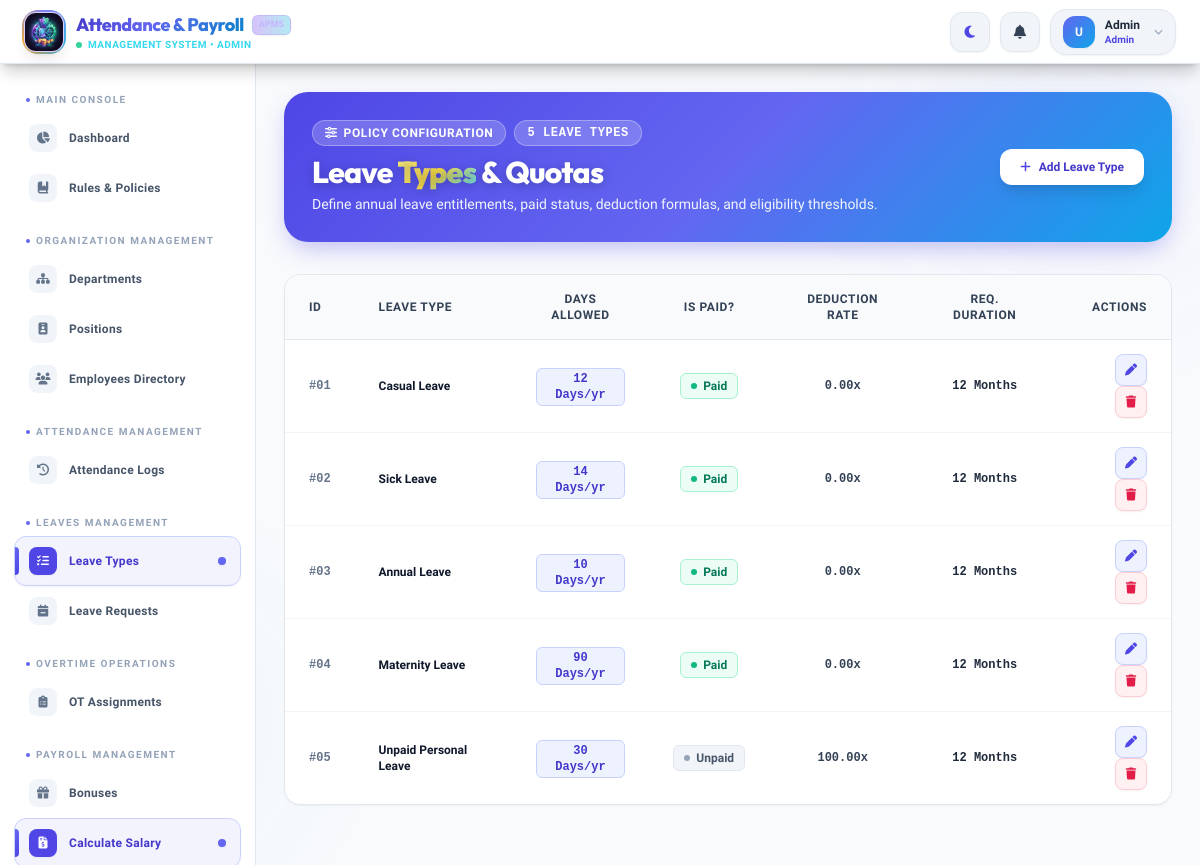
The app's page /admin/leave_types (signed in) with its own data.
### tables this page shows
CREATE TABLE `leavetypes` (
  `LeaveTypeID` int NOT NULL AUTO_INCREMENT,
  `LeaveType` varchar(100) NOT NULL,
  `DaysAllowed` int NOT NULL DEFAULT '0',
  `IsPaid` tinyint(1) NOT NULL DEFAULT '1',
  `DeductionRate` decimal(10,2) NOT NULL DEFAULT '0.00',
  `DurationMonths` int NOT NULL DEFAULT '0',
  PRIMARY KEY (`LeaveTypeID`),
  UNIQUE KEY `uq_leavetype_name` (`LeaveType`)
);

### controllers/AdminController.php (called while the page is built, shortened)
<?php
class AdminController extends Controller {
    public function leave_types() {
        $leaveTypeModel = $this->model('LeaveType');
        $leaveTypes = $leaveTypeModel->getAll();
        $this->view('layouts/main', [
            'title' => 'Leave Types',
            'content' => 'admin/leave_types',
            'leaveTypes' => $leaveTypes
        ]);
    }
}

### core/Router.php (called while the page is built, shortened)
<?php
class Router {
    protected $currentMethod = 'index';
    public function __construct() {
        $url = $this->getUrl();
        if(isset($url[0]) && file_exists(__DIR__ . '/../controllers/' . ucwords($url[0]). 'Controller.php')){
            unset($url[0]);
        }
        $this->currentController = new $this->currentController;
        if(isset($url[1])){
            if(method_exists($this->currentController, $url[1])){
                $this->currentMethod = $url[1];
                unset($url[1]);
            }
        }
        $this->params = $url ? array_values($url) : [];
        call_user_func_array([$this->currentController, $this->currentMethod], $this->params);
    }
    public function getUrl(){
        if(isset($_GET['url'])){
            $url = rtrim($_GET['url'], '/');
            $url = filter_var($url, FILTER_SANITIZE_URL);
            $url = explode('/', $url);
            return $url;
        }
        return [];
    }
}

### index.php (called while the page is built, shortened)
<?php
require_once __DIR__ . '/config/database.php';
require_once __DIR__ . '/core/Controller.php';
require_once __DIR__ . '/core/Router.php';
$router = new Router();

### models/LeaveType.php (called while the page is built, shortened)
<?php
require_once __DIR__ . '/../config/database.php';
class LeaveType {
    private $conn;
    private $table = 'LeaveTypes';
    public function __construct() {
        $database = new Database();
        $this->conn = $database->getConnection();
    }
    public function getAll() {
        $query = "SELECT * FROM " . $this->table;
        $stmt = $this->conn->prepare($query);
        $stmt->execute();
        return $stmt->fetchAll(PDO::FETCH_ASSOC);
    }
}

### config/database.php (called while the page is built, shortened)
<?php
class Database {
    private $host = "localhost";
    private $db_name = "payrolldb";
    private $username = "root";
    private $password = "";
    public function getConnection() {
        $this->conn = null;
        try {
            $this->conn = new PDO("mysql:host=" . $this->host . ";dbname=" . $this->db_name, $this->username, $this->password);
            $this->conn->exec("set names utf8");
            $this->conn->setAttribute(PDO::ATTR_ERRMODE, PDO::ERRMODE_EXCEPTION);
            $this->conn->setAttribute(PDO::ATTR_DEFAULT_FETCH_MODE, PDO::FETCH_ASSOC);
        } catch(PDOException $exception) {
            echo "Database Connection Error: " . $exception->getMessage();
        }
        return $this->conn;
    }
}

### views/admin/leave_types.php (the view, shortened to what this page needs)
<div class="relative overflow-hidden rounded-3xl bg-gradient-to-r from-indigo-600 via-violet-600 to-cyan-600 p-6 lg:p-7 mb-8 shadow-xl" data-aos="fade-down">
    <div class="relative z-10 flex flex-col sm:flex-row items-start sm:items-center justify-between gap-4">
        <div>
            <div class="flex items-center gap-2 mb-2">
                <span class="inline-flex items-center gap-1.5 px-3 py-1 rounded-full bg-white/20 border border-white/30 text-white text-xs font-bold uppercase tracking-wider backdrop-blur-md">
                    <i class="fa-solid fa-sliders"></i>
                    <span>Policy Configuration</span>
                </span>
                <span class="inline-flex items-center px-3 py-1 rounded-full bg-white/20 border border-white/30 text-white text-xs font-bold uppercase tracking-wider backdrop-blur-md font-mono">
                    <?= count($data['leaveTypes'] ?? []) ?> Leave Types
                </span>
            </div>
            <h1 class="text-2xl sm:text-3xl font-extrabold text-white tracking-tight font-outfit">
                Leave <span class="gradient-text">Types</span> & Quotas
            </h1>
            <p class="text-indigo-100 text-xs sm:text-sm mt-1">Define annual leave entitlements, paid status, deduction formulas, and eligibility thresholds.</p>
        </div>
        <button onclick="document.getElementById('addModal').classList.remove('hidden')"
                class="px-5 py-2.5 rounded-xl bg-white text-indigo-700 hover:bg-slate-50 text-xs font-extrabold shadow-lg hover:scale-105 active:scale-95 transition-all flex items-center gap-2">
            <i class="fa-solid fa-plus text-indigo-600"></i>
            <span>Add Leave Type</span>
        </button>
    </div>
</div>
<div class="bg-white dark:bg-slate-800 rounded-2xl shadow-sm border border-slate-200 dark:border-slate-700 overflow-hidden mb-8" data-aos="fade-up" data-aos-delay="50">
    <table class="w-full text-sm text-left text-slate-600 dark:text-slate-300">
        <thead class="text-xs uppercase bg-slate-50 dark:bg-slate-900/80 text-slate-700 dark:text-slate-300 border-b border-slate-200 dark:border-slate-700 font-bold tracking-wider">
            <tr>
                <th scope="col" class="px-6 py-4">Id</th>
                <th scope="col" class="px-6 py-4">Leave Type</th>
                <th scope="col" class="px-6 py-4 text-center">Days Allowed</th>
                <th scope="col" class="px-6 py-4 text-center">Is Paid?</th>
                <th scope="col" class="px-6 py-4 text-center">Deduction Rate</th>
                <th scope="col" class="px-6 py-4 text-center">Req. Duration</th>
                <th scope="col" class="px-6 py-4 text-right">Actions</th>
            </tr>
        </thead>
        <tbody class="divide-y divide-slate-100 dark:divide-slate-700/60">
            <?php if(empty($data['leaveTypes'])): ?>
                <tr class="bg-white dark:bg-slate-800">
                    <td colspan="7" class="px-6 py-12 text-center text-slate-500 dark:text-slate-400">
                        <div class="w-14 h-14 mx-auto bg-slate-100 dark:bg-slate-700 rounded-2xl flex items-center justify-center mb-3 text-indigo-500">
                            <i class="fa-solid fa-sliders text-2xl"></i>
                        </div>
                        <p class="font-bold text-slate-900 dark:text-white text-sm">No leave types configured</p>
                    </td>
                </tr>
            <?php else: ?>
                <?php foreach($data['leaveTypes'] as $lt): ?>
                <tr class="hover:bg-slate-50/80 dark:hover:bg-slate-700/40 transition-colors group">
                    <td class="px-6 py-3.5 font-mono text-xs font-semibold text-slate-500 dark:text-slate-400">
                        #<?= str_pad($lt['LeaveTypeID'], 2, '0', STR_PAD_LEFT) ?>
                    </td>
                    <td class="px-6 py-3.5 font-bold text-slate-900 dark:text-white text-xs">
                        <?= htmlspecialchars($lt['LeaveType']) ?>
                    </td>
                    <td class="px-6 py-3.5 text-center">
                        <span class="inline-flex items-center px-2.5 py-0.5 rounded-md text-xs font-bold font-mono bg-indigo-50 text-indigo-700 border border-indigo-200 dark:bg-indigo-950/50 dark:text-indigo-300 dark:border-indigo-800">
                            <?= $lt['DaysAllowed'] ?> Days/yr
                        </span>
                    </td>
                    <td class="px-6 py-3.5 text-center">
                        <?php if($lt['IsPaid']): ?>
                            <span class="inline-flex items-center px-2.5 py-1 rounded-md text-xs font-bold bg-emerald-50 text-emerald-700 border border-emerald-200 dark:bg-emerald-950/50 dark:text-emerald-300 dark:border-emerald-800">
                                <span class="w-1.5 h-1.5 rounded-full bg-emerald-500 mr-1.5"></span> Paid
                            </span>
                        <?php else: ?>
                            <span class="inline-flex items-center px-2.5 py-1 rounded-md text-xs font-bold bg-slate-100 text-slate-600 border border-slate-200 dark:bg-slate-700 dark:text-slate-300 dark:border-slate-600">
                                <span class="w-1.5 h-1.5 rounded-full bg-slate-400 mr-1.5"></span> Unpaid
                            </span>
                        <?php endif; ?>
                    </td>
                    <td class="px-6 py-3.5 text-center font-mono font-semibold text-xs text-slate-700 dark:text-slate-300">
                        <?= number_format($lt['DeductionRate'], 2) ?>x
                    </td>
                    <td class="px-6 py-3.5 text-center font-mono font-bold text-xs text-slate-800 dark:text-slate-200">
                        <?= $lt['DurationMonths'] ?> Months
                    </td>
                    <td class="px-6 py-3.5 text-right space-x-1.5">
                        <button onclick="editLeaveType(<?= $lt['LeaveTypeID'] ?>, '<?= htmlspecialchars(addslashes($lt['LeaveType'])) ?>', <?= $lt['DaysAllowed'] ?>, <?= $lt['IsPaid'] ? 1 : 0 ?>, <?= $lt['DeductionRate'] ?>, <?= $lt['DurationMonths'] ?>)" class="w-8 h-8 rounded-lg bg-indigo-50 text-indigo-600 hover:bg-indigo-100 dark:bg-indigo-950/50 dark:text-indigo-400 dark:hover:bg-indigo-900/60 border border-indigo-200 dark:border-indigo-800 inline-flex items-center justify-center transition-colors shadow-sm" title="Edit">
                            <i class="fa-solid fa-pen text-xs"></i>
                        </button>
                        <form action="/payrollsystem/admin/leave_types" method="POST" class="inline" onsubmit="return confirm('Are you sure you want to delete this leave type?');">
                            <button type="submit" class="w-8 h-8 rounded-lg bg-rose-50 text-rose-600 hover:bg-rose-100 dark:bg-rose-950/50 dark:text-rose-400 dark:hover:bg-rose-900/60 border border-rose-200 dark:border-rose-800 inline-flex items-center justify-center transition-colors shadow-sm" title="Delete">
                                <i class="fa-solid fa-trash text-xs"></i>
                            </button>
                        </form>
                    </td>
                </tr>
                <?php endforeach; ?>
            <?php endif; ?>
        </tbody>
    </table>
</div>

### views/layouts/main.php (style rules this page uses)
* { box-sizing: border-box; }
body { font-family: 'Plus Jakarta Sans', sans-serif; transition: background-color 0.3s ease, color 0.3s ease; }
.gradient-text { background: linear-gradient(135deg, #4338ca 0%, #6366f1 45%, #0284c7 100%); -webkit-background-clip: text; -webkit-text-fill-color: transparent; background-clip: text; display: inline-block; }
.bg-gradient-to-r.from-indigo-600 { background: linear-gradient(135deg, #4f46e5 0%, #6366f1 50%, #0ea5e9 100%) !important; box-shadow: 0 10px 25px -5px rgba(79, 70, 229, 0.35); }
.bg-gradient-to-r.from-indigo-600 h1, .bg-gradient-to-r.from-indigo-600 h2 { color: #ffffff !important; text-shadow: 0 2px 8px rgba(15, 23, 42, 0.25); }
.bg-gradient-to-r.from-indigo-600 p { color: #f1f5f9 !important; }
.bg-gradient-to-r.from-indigo-600 .gradient-text { background: linear-gradient(135deg, #fef08a 0%, #fde047 50%, #67e8f9 100%) !important; -webkit-background-clip: text !important; -webkit-text-fill-color: transparent !important; background-clip: text !important; font-weight: 900; }

### records on screen
leavetypes: LeaveTypeID "01", LeaveType "Casual Leave", DaysAllowed "12", IsPaid 1 (drawn), DeductionRate "0.00", DurationMonths "12"
leavetypes: LeaveTypeID "02", LeaveType "Sick Leave", DaysAllowed "14", IsPaid 1 (drawn), DeductionRate "0.00", DurationMonths "12"
leavetypes: LeaveTypeID "03", LeaveType "Annual Leave", DaysAllowed "10", IsPaid 1 (drawn), DeductionRate "0.00", DurationMonths "12"
leavetypes: LeaveTypeID "04", LeaveType "Maternity Leave", DaysAllowed "90", IsPaid 1 (drawn), DeductionRate "0.00", DurationMonths "12"
leavetypes: LeaveTypeID "05", LeaveType "Unpaid Personal Leave", DaysAllowed "30", IsPaid 0 (drawn), DeductionRate "100.00", DurationMonths "12"

### other values on screen
$_SESSION['role'] "ADMIN"
substr($_SESSION['Email'] ?? ($_SESSION['first_name'] ?? 'U'), 0, 1) "U"
$_SESSION['first_name'] "Admin"
$_SESSION['role'] "Admin"
$section['label'] "MAIN CONSOLE"
$item['label'] "Dashboard"
$item['label'] "Rules & Policies"
$section['label'] "ORGANIZATION MANAGEMENT"
$item['label'] "Departments"
$item['label'] "Positions"
$item['label'] "Employees Directory"
$section['label'] "ATTENDANCE MANAGEMENT"
$item['label'] "Attendance Logs"
$section['label'] "LEAVES MANAGEMENT"
$item['label'] "Leave Types"
